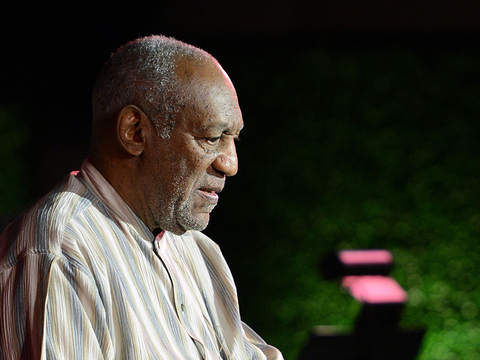
#> input picture SB_task2/data/ears/test/0013.png, 480 x 360 px
$ python -i extractor.py   (imports and definitions only)
#> lines starting #> are read from the running program, lines starting #| are printed output that depends on the picture
#> further down, picture is the input picture: shape (360, 480, 3); mean B, G, R 43.3, 54.8, 54.7
import cv2, sys
from skimage import feature
import numpy as np

class LBPHOG:
	def __init__(self, resize=100, num_points=24, radius=8, eps=1e-7):
		self.num_points = num_points * radius
		self.radius = radius
		self.eps = eps
		self.resize=resize

	def extract(self, img):
		img = cv2.cvtColor(img, cv2.COLOR_BGR2GRAY)
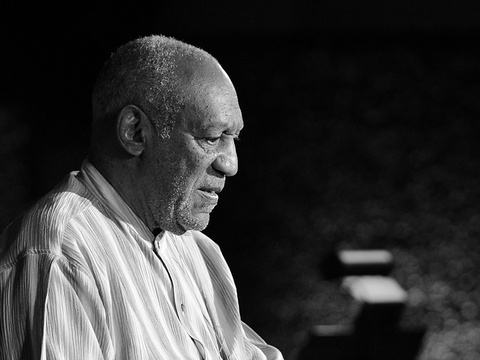
#> img: shape (360, 480); min 0, max 255, mean 53.4
		img = cv2.resize(img, (self.resize, self.resize))
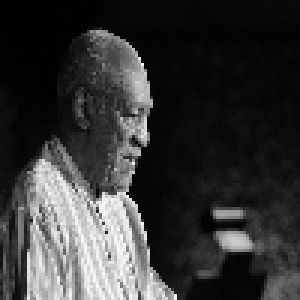
#> img: shape (100, 100) (shown 3 times larger); min 0, max 253, mean 53.5

		lbp = feature.local_binary_pattern(img, self.num_points, self.radius, method="uniform")
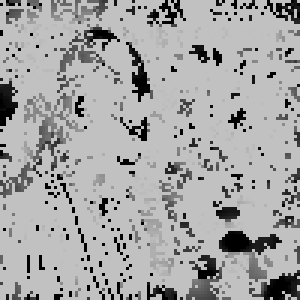
#> lbp: shape (100, 100) float64 (shown 3 times larger); min 0, max 193, mean 165.3
		(hist, _) = np.histogram(lbp.ravel(),bins=np.arange(0, self.num_points + 3),range=(0, self.num_points + 2))
#> hist = 194 values, max 7322 at index 193, min 0 at index 146, mean 51.55
		hist = hist.astype("float")
		hist /= (hist.sum() + self.eps)
#> hist = 194 values, max 0.732 at index 193, min 0 at index 146, mean 0.00515
		hog = feature.hog(lbp,4)
#> hog = 3600 values, max 0.317 at index 1916, min 0 at index 117, mean 0.135

		return hog

# [6 lines not run here, left out]

>>> import cv2
>>> picture = cv2.imread('../../../SB_task2/data/ears/test/0013.png')
>>> result = LBPHOG().extract(picture)
#> result has the same summary as hog in extract

$ run again, on SB_task2/data/ears/test/0016.png
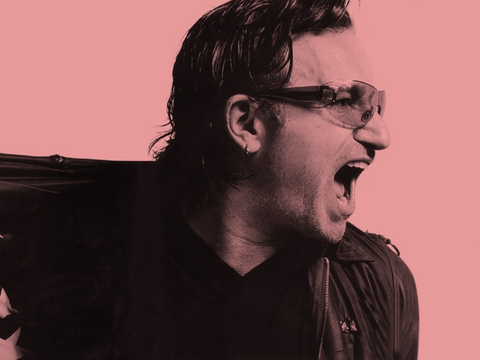
#> input picture SB_task2/data/ears/test/0016.png, 480 x 360 px
#> picture is the input picture: shape (360, 480, 3); mean B, G, R 78.2, 78, 118
#> in extract, `img = cv2.resize(img, (self.resize, self.resize))`:
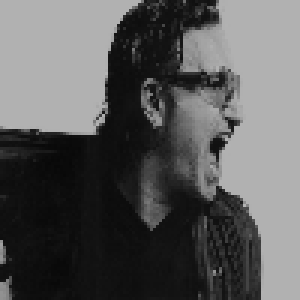
#> img: shape (100, 100) (shown 3 times larger); min 8, max 181, mean 90
#> in extract, `lbp = feature.local_binary_pattern(img, self.num_points, self.radius, ..`:
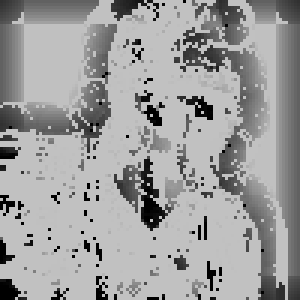
#> lbp: shape (100, 100) float64 (shown 3 times larger); min 0, max 193, mean 157.8
#> in extract, `(hist, _) = np.histogram(lbp.ravel(),bins=np.arange(0, self.num_points..`: hist = 194 values, max 5236 at index 193, min 1 at index 32, mean 51.55
#> in extract, `hist /= (hist.sum() + self.eps)`: hist = 194 values, max 0.524 at index 193, min 0.0001 at index 32, mean 0.00515
#> hog = 3600 values, max 0.454 at index 360, min 0 at index 3, mean 0.131
#> result has the same summary as hog in extract

$ run again, on SB_task2/data/ears/test/0022.png
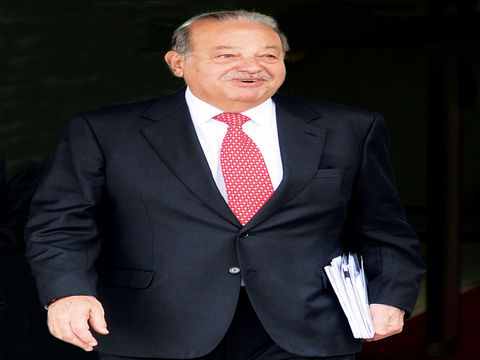
#> input picture SB_task2/data/ears/test/0022.png, 480 x 360 px
#> picture is the input picture: shape (360, 480, 3); mean B, G, R 43.5, 40.9, 44.8
#> in extract, `img = cv2.resize(img, (self.resize, self.resize))`:
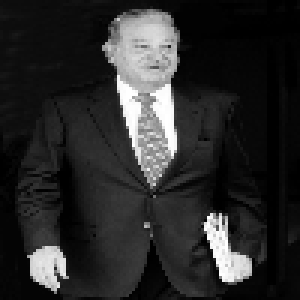
#> img: shape (100, 100) (shown 3 times larger); min 0, max 255, mean 42.3
#> in extract, `lbp = feature.local_binary_pattern(img, self.num_points, self.radius, ..`:
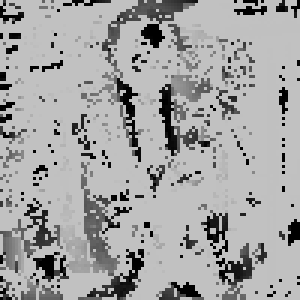
#> lbp: shape (100, 100) float64 (shown 3 times larger); min 0, max 193, mean 163.5
#> in extract, `(hist, _) = np.histogram(lbp.ravel(),bins=np.arange(0, self.num_points..`: hist = 194 values, max 6785 at index 193, min 3 at index 141, mean 51.55
#> in extract, `hist /= (hist.sum() + self.eps)`: hist = 194 values, max 0.678 at index 193, min 0.0003 at index 141, mean 0.00515
#> hog = 3600 values, max 0.322 at index 1126, min 0 at index 5, mean 0.134
#> result has the same summary as hog in extract

$ run again, on SB_task2/data/ears/test/0026.png
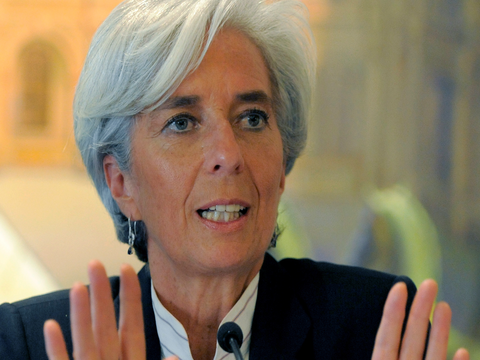
#> input picture SB_task2/data/ears/test/0026.png, 480 x 360 px
#> picture is the input picture: shape (360, 480, 3); mean B, G, R 97.9, 122.1, 139.8
#> in extract, `img = cv2.resize(img, (self.resize, self.resize))`:
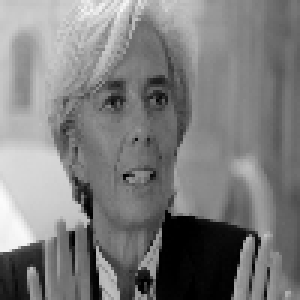
#> img: shape (100, 100) (shown 3 times larger); min 0, max 252, mean 124.5
#> in extract, `lbp = feature.local_binary_pattern(img, self.num_points, self.radius, ..`:
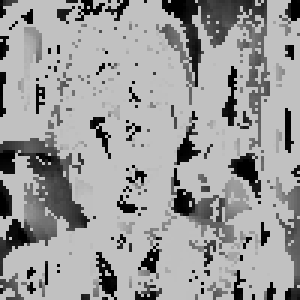
#> lbp: shape (100, 100) float64 (shown 3 times larger); min 0, max 193, mean 155.4
#> in extract, `(hist, _) = np.histogram(lbp.ravel(),bins=np.arange(0, self.num_points..`: hist = 194 values, max 6629 at index 193, min 2 at index 148, mean 51.55
#> in extract, `hist /= (hist.sum() + self.eps)`: hist = 194 values, max 0.663 at index 193, min 0.0002 at index 148, mean 0.00515
#> hog = 3600 values, max 0.341 at index 2320, min 0 at index 17, mean 0.136
#> result has the same summary as hog in extract
